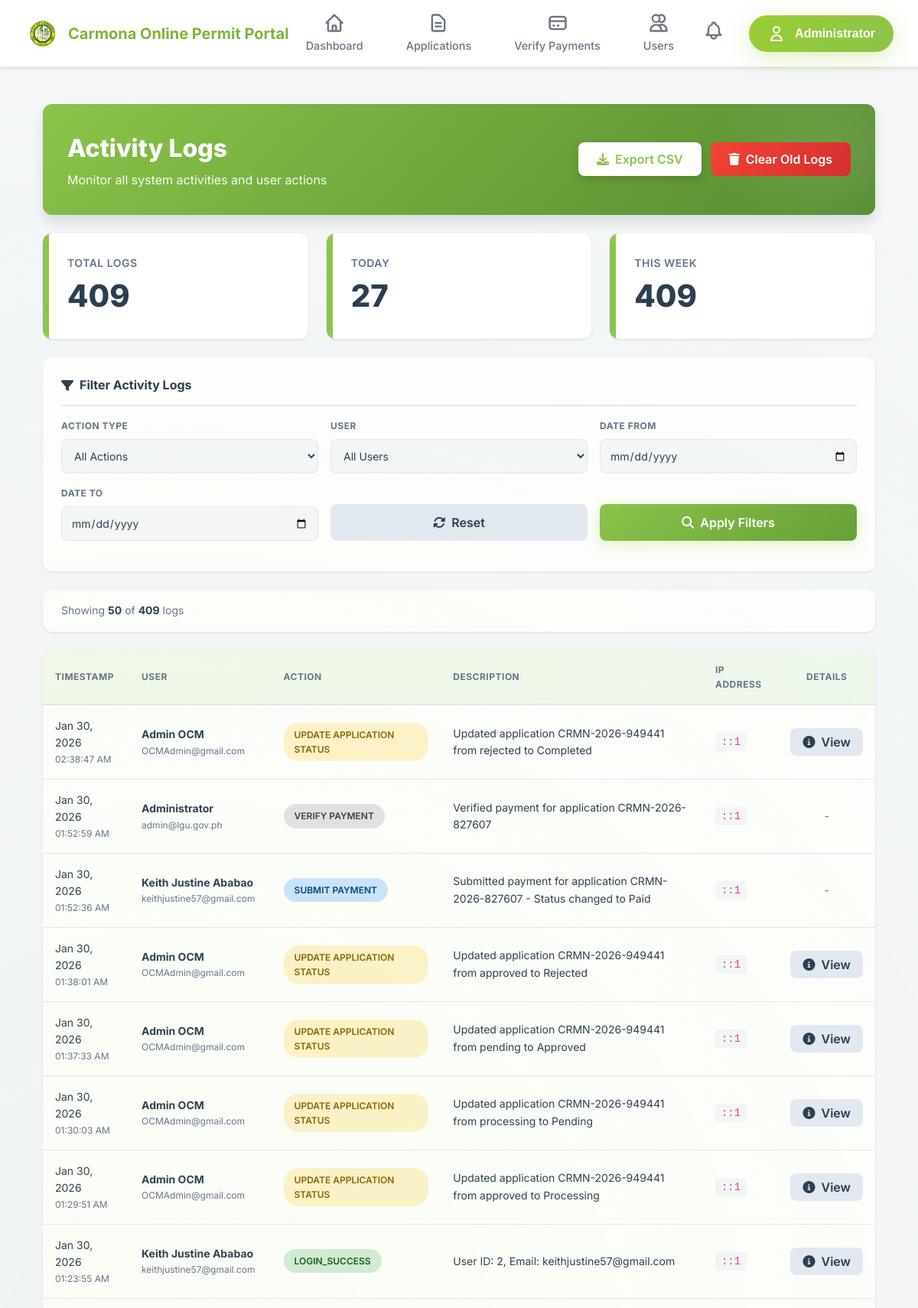
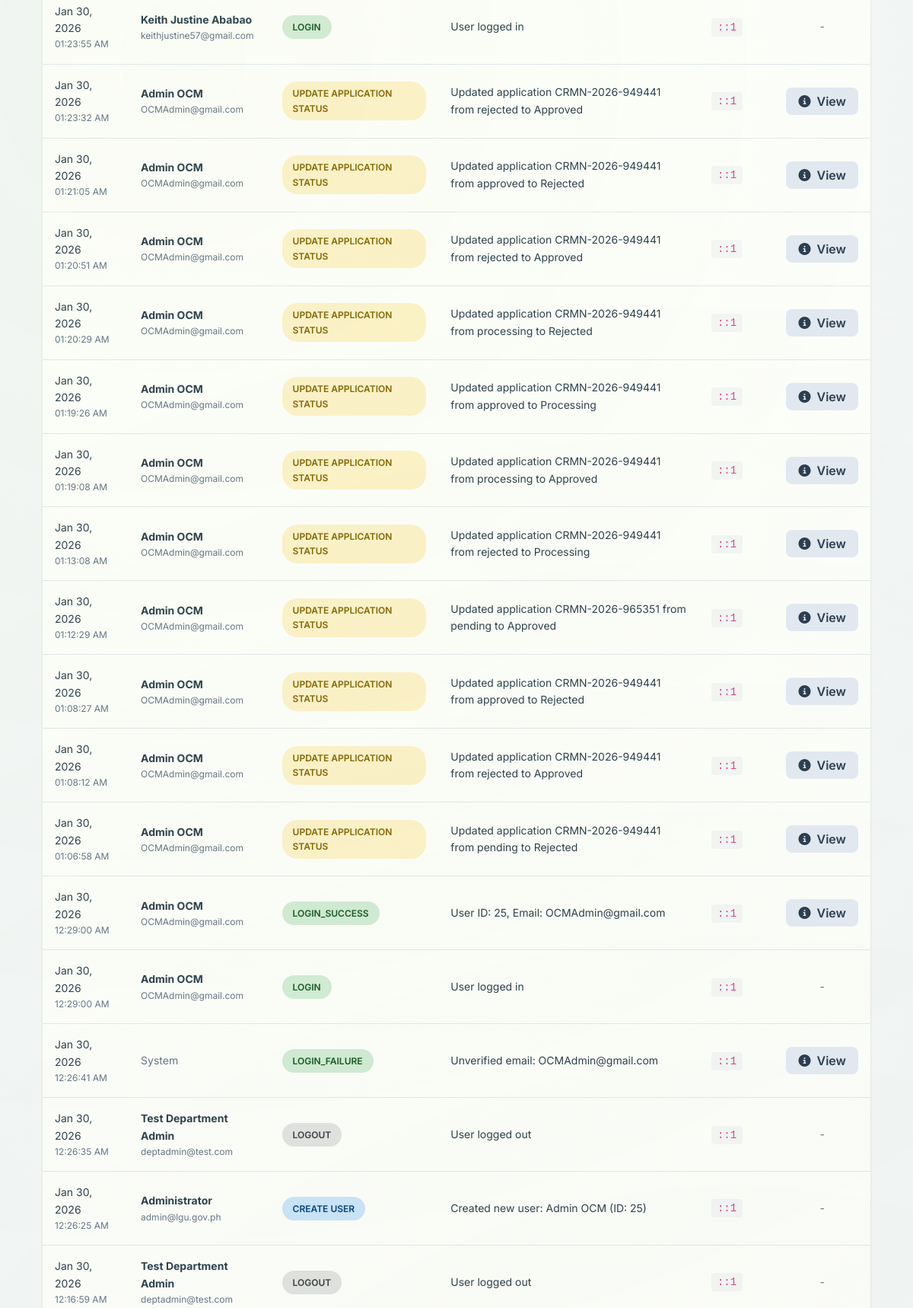
The app's page /admin/activity_logs.php (signed in, upper part) with its own data (2 pictures, top to bottom).
### tables this page shows
CREATE TABLE `users` (
  `id` int(11) NOT NULL,
  `name` varchar(255) NOT NULL,
  `email` varchar(255) NOT NULL,
  `password` varchar(255) NOT NULL,
  `mobile` varchar(20) NOT NULL,
  `address` text DEFAULT NULL,
  `department_id` int(11) DEFAULT NULL,
  `role` enum('user','admin','department_admin','superadmin') DEFAULT 'user',
  `is_active` tinyint(1) DEFAULT 1,
  `is_verified` tinyint(1) NOT NULL DEFAULT 0 COMMENT 'Email verification status',
  `verification_token` varchar(64) DEFAULT NULL COMMENT 'Email verification token',
  `token_expiry` datetime DEFAULT NULL COMMENT 'Token expiration time',
  `email_verified_at` datetime DEFAULT NULL COMMENT 'When email was verified',
  `created_at` timestamp NOT NULL DEFAULT current_timestamp(),
  `updated_at` timestamp NOT NULL DEFAULT current_timestamp() ON UPDATE current_timestamp()
);

CREATE TABLE `activity_logs` (
  `id` int(11) NOT NULL,
  `user_id` int(11) DEFAULT NULL,
  `department_id` int(11) DEFAULT NULL,
  `related_department_id` int(11) DEFAULT NULL,
  `action` varchar(100) NOT NULL,
  `description` text NOT NULL,
  `details` longtext DEFAULT NULL CHECK (json_valid(`details`)),
  `ip_address` varchar(45) DEFAULT NULL,
  `user_agent` text DEFAULT NULL,
  `created_at` timestamp NOT NULL DEFAULT current_timestamp()
);

### admin/activity_logs.php (the view, shortened to what the rows shown need)
<?php
require_once __DIR__ . '/../config.php';
require_once __DIR__ . '/../includes/functions.php';
$page = isset($_GET['page']) ? max(1, (int) $_GET['page']) : 1;
$per_page = 50;
$offset = ($page - 1) * $per_page;
$where = [];
$params = [];
$where_clause = $where ? 'WHERE ' . implode(' AND ', $where) : '';
$sql = "
    SELECT al.*, u.name, u.email
    FROM activity_logs al
    LEFT JOIN users u ON al.user_id = u.id
    $where_clause
    ORDER BY al.created_at DESC
    LIMIT ? OFFSET ?
";
$stmt = $pdo->prepare($sql);
$params[] = $per_page;
$params[] = $offset;
$stmt->execute($params);
$logs = $stmt->fetchAll();
include '../includes/header.php';
?>
<!DOCTYPE html>
<html lang="en">
<head>
    <link rel="stylesheet" href="https://cdnjs.cloudflare.com/ajax/libs/font-awesome/6.4.0/css/all.min.css">
    <link rel="stylesheet" href="../assets/css/admin-responsive.css">
    <link rel="stylesheet" href="../assets/css/admin/activity_logs_styles.css">
</head>
<body>
    <div class="container">
        <div class="page-header">
            <div>
                <h1>Activity Logs</h1>
            </div>
        </div>
        <?php if (empty($logs)): ?>
            <div class="table-card">
                <div class="empty-state">
                    <i class="fas fa-history"></i>
                    <h3>No Activity Logs Found</h3>
                    <p>Try adjusting your filters</p>
                </div>
            </div>
        <?php else: ?>
            <div class="table-card">
                <div class="table-container">
                    <table class="modern-table" id="logsTable">
                        <thead>
                            <tr>
                                <th>Timestamp</th>
                                <th>User</th>
                                <th>Action</th>
                                <th>Description</th>
                                <th>IP Address</th>
                                <th style="text-align: center;">Details</th>
                            </tr>
                        </thead>
                        <tbody>
                            <?php foreach ($logs as $log): ?>
                                <tr>
                                    <td>
                                        <div><?php echo date('M d, Y', strtotime($log['created_at'])); ?></div>
                                        <div style="font-size: 0.75rem; color: var(--text-secondary);">
                                            <?php echo date('h:i:s A', strtotime($log['created_at'])); ?>
                                        </div>
                                    </td>
                                    <td>
                                        <?php if ($log['user_id']): ?>
                                            <div>
                                                <strong><?php echo htmlspecialchars($log['name']); ?></strong>
                                            </div>
                                            <div style="font-size: 0.75rem; color: var(--text-secondary);">
                                                <?php echo htmlspecialchars($log['email']); ?>
                                            </div>
                                        <?php else: ?>
                                            <span style="color: var(--text-secondary);">System</span>
                                        <?php endif; ?>
                                    </td>
                                    <td>
                                        <span class="badge badge-<?php echo getActionBadgeClass($log['action']); ?>">
                                            <?php echo htmlspecialchars($log['action']); ?>
                                        </span>
                                    </td>
                                    <td><?php echo htmlspecialchars($log['description']); ?></td>
                                    <td>
                                        <code><?php echo $log['ip_address'] ? htmlspecialchars($log['ip_address']) : 'N/A'; ?></code>
                                    </td>
                                    <td style="text-align: center;">
                                        <?php if ($log['details']): ?>
                                            <button onclick="showDetails(this)"
                                                data-details="<?php echo $log['details'] ? htmlspecialchars($log['details']) : ''; ?>"
                                                class="btn btn-secondary" style="padding: 0.5rem 1rem; font-size: 0.75rem;">
                                                <i class="fas fa-info-circle"></i> View
                                            </button>
                                        <?php else: ?>
                                            <span style="color: var(--text-secondary);">-</span>
                                        <?php endif; ?>
                                    </td>
                                </tr>
                            <?php endforeach; ?>
                        </tbody>
                    </table>
                </div>
            </div>
        <?php endif; ?>
    </div>
</body>
</html>
<?php include '../includes/footer.php'; ?>
<?php
function getActionBadgeClass($action)
{
    $classes = [
        'login' => 'success',
        'logout' => 'secondary',
        'register' => 'info',
        'create' => 'primary',
        'update' => 'warning',
        'delete' => 'danger',
        'approve' => 'success',
        'reject' => 'danger',
        'submit' => 'primary'
    ];
    foreach ($classes as $key => $class) {
        if (stripos($action, $key) !== false) {
            return $class;
        }
    }
    return 'secondary';
}
?>

### includes/header.php (shortened to what the rows shown need)
<?php
require_once __DIR__ . '/../config.php';
require_once __DIR__ . '/functions.php';
$currentUser = getCurrentUser();
?>
<!DOCTYPE html>
<html lang="en">
<head>
    <link rel="stylesheet" href="<?php echo BASE_URL; ?>/assets/css/style.css">
</head>
<body>
    <nav class="navbar" style="display: flex; justify-content: space-between; align-items: center; padding: 1rem 2rem; background: white; box-shadow: 0 2px 4px rgba(0, 0, 0, 0.1); position: sticky; top: 0; z-index: 1000;">
        <div class="nav-right-section" style="display: flex; align-items: center; gap: 1rem;">
            <?php if (isLoggedIn()): ?>
                <div class="notification-bell" onclick="toggleNotifications()">
                </div>
                <div class="nav-dropdown" style="position: relative;">
                    <button class="nav-dropdown-toggle" style="display: flex; align-items: center; gap: 0.75rem; padding: 0.75rem 1.5rem; border-radius: 50px; background: linear-gradient(135deg, #9ACD32, #8BC34A); color: white; border: none; cursor: pointer; box-shadow: 0 8px 32px rgba(154, 205, 50, 0.3); font-weight: 700; font-size: 1rem; transition: all 0.3s ease;">
                        <svg fill="none" stroke="currentColor" viewBox="0 0 24 24" style="width: 24px; height: 24px; stroke: white;">
                            <path stroke-linecap="round" stroke-linejoin="round" stroke-width="2" d="M16 7a4 4 0 11-8 0 4 4 0 018 0zM12 14a7 7 0 00-7 7h14a7 7 0 00-7-7z"/>
                        </svg>
                        <span><?php echo htmlspecialchars($currentUser['name']); ?></span>
                    </button>
                </div>
            <?php endif; ?>
        </div>
    </nav>
    <main class="main-content">

### records on screen
users: name "Administrator"
activity_logs: created_at "Jan 30, 2026", created_at "02:38:47 AM", user.name "Admin OCM", user.email "OCMAdmin@gmail.com", action "UPDATE APPLICATION STATUS", description "Updated application CRMN-2026-949441 from rejected to Completed", ip_address "::1"
activity_logs: created_at "Jan 30, 2026", created_at "01:52:59 AM", user.name "Administrator", user.email "admin@lgu.gov.ph", action "VERIFY PAYMENT", description "Verified payment for application CRMN-2026-827607", ip_address "::1"
activity_logs: created_at "Jan 30, 2026", created_at "01:52:36 AM", user.name "Keith Justine Ababao", user.email "keithjustine57@gmail.com", action "SUBMIT PAYMENT", description "Submitted payment for application CRMN-2026-827607 - Status changed to Paid", ip_address "::1"
activity_logs: created_at "Jan 30, 2026", created_at "01:38:01 AM", user.name "Admin OCM", user.email "OCMAdmin@gmail.com", action "UPDATE APPLICATION STATUS", description "Updated application CRMN-2026-949441 from approved to Rejected", ip_address "::1"
activity_logs: created_at "Jan 30, 2026", created_at "01:37:33 AM", user.name "Admin OCM", user.email "OCMAdmin@gmail.com", action "UPDATE APPLICATION STATUS", description "Updated application CRMN-2026-949441 from pending to Approved", ip_address "::1"
activity_logs: created_at "Jan 30, 2026", created_at "01:30:03 AM", user.name "Admin OCM", user.email "OCMAdmin@gmail.com", action "UPDATE APPLICATION STATUS", description "Updated application CRMN-2026-949441 from processing to Pending", ip_address "::1"
activity_logs: created_at "Jan 30, 2026", created_at "01:29:51 AM", user.name "Admin OCM", user.email "OCMAdmin@gmail.com", action "UPDATE APPLICATION STATUS", description "Updated application CRMN-2026-949441 from approved to Processing", ip_address "::1"
activity_logs: created_at "Jan 30, 2026", created_at "01:23:55 AM", user.name "Keith Justine Ababao", user.email "keithjustine57@gmail.com", action "LOGIN_SUCCESS", description "User ID: 2, Email: keithjustine57@gmail.com", ip_address "::1"
activity_logs: created_at "Jan 30, 2026", created_at "01:23:55 AM", user.name "Keith Justine Ababao", user.email "keithjustine57@gmail.com", action "LOGIN", description "User logged in", ip_address "::1"
activity_logs: created_at "Jan 30, 2026", created_at "01:23:32 AM", user.name "Admin OCM", user.email "OCMAdmin@gmail.com", action "UPDATE APPLICATION STATUS", description "Updated application CRMN-2026-949441 from rejected to Approved", ip_address "::1"
activity_logs: created_at "Jan 30, 2026", created_at "01:21:05 AM", user.name "Admin OCM", user.email "OCMAdmin@gmail.com", action "UPDATE APPLICATION STATUS", description "Updated application CRMN-2026-949441 from approved to Rejected", ip_address "::1"
activity_logs: created_at "Jan 30, 2026", created_at "01:20:51 AM", user.name "Admin OCM", user.email "OCMAdmin@gmail.com", action "UPDATE APPLICATION STATUS", description "Updated application CRMN-2026-949441 from rejected to Approved", ip_address "::1"
activity_logs: created_at "Jan 30, 2026", created_at "01:20:29 AM", user.name "Admin OCM", user.email "OCMAdmin@gmail.com", action "UPDATE APPLICATION STATUS", description "Updated application CRMN-2026-949441 from processing to Rejected", ip_address "::1"
activity_logs: created_at "Jan 30, 2026", created_at "01:19:26 AM", user.name "Admin OCM", user.email "OCMAdmin@gmail.com", action "UPDATE APPLICATION STATUS", description "Updated application CRMN-2026-949441 from approved to Processing", ip_address "::1"
activity_logs: created_at "Jan 30, 2026", created_at "01:19:08 AM", user.name "Admin OCM", user.email "OCMAdmin@gmail.com", action "UPDATE APPLICATION STATUS", description "Updated application CRMN-2026-949441 from processing to Approved", ip_address "::1"
activity_logs: created_at "Jan 30, 2026", created_at "01:13:08 AM", user.name "Admin OCM", user.email "OCMAdmin@gmail.com", action "UPDATE APPLICATION STATUS", description "Updated application CRMN-2026-949441 from rejected to Processing", ip_address "::1"
activity_logs: created_at "Jan 30, 2026", created_at "01:12:29 AM", user.name "Admin OCM", user.email "OCMAdmin@gmail.com", action "UPDATE APPLICATION STATUS", description "Updated application CRMN-2026-965351 from pending to Approved", ip_address "::1"
activity_logs: created_at "Jan 30, 2026", created_at "01:08:27 AM", user.name "Admin OCM", user.email "OCMAdmin@gmail.com", action "UPDATE APPLICATION STATUS", description "Updated application CRMN-2026-949441 from approved to Rejected", ip_address "::1"
activity_logs: created_at "Jan 30, 2026", created_at "01:08:12 AM", user.name "Admin OCM", user.email "OCMAdmin@gmail.com", action "UPDATE APPLICATION STATUS", description "Updated application CRMN-2026-949441 from rejected to Approved", ip_address "::1"
activity_logs: created_at "Jan 30, 2026", created_at "01:06:58 AM", user.name "Admin OCM", user.email "OCMAdmin@gmail.com", action "UPDATE APPLICATION STATUS", description "Updated application CRMN-2026-949441 from pending to Rejected", ip_address "::1"
activity_logs: created_at "Jan 30, 2026", created_at "12:29:00 AM", user.name "Admin OCM", user.email "OCMAdmin@gmail.com", action "LOGIN_SUCCESS", description "User ID: 25, Email: OCMAdmin@gmail.com", ip_address "::1"
activity_logs: created_at "Jan 30, 2026", created_at "12:29:00 AM", user.name "Admin OCM", user.email "OCMAdmin@gmail.com", action "LOGIN", description "User logged in", ip_address "::1"
activity_logs: created_at "Jan 30, 2026", created_at "12:26:41 AM", shows "System", action "LOGIN_FAILURE", description "Unverified email: OCMAdmin@gmail.com", ip_address "::1"
activity_logs: created_at "Jan 30, 2026", created_at "12:26:35 AM", user.name "Test Department Admin", user.email "deptadmin@test.com", action "LOGOUT", description "User logged out", ip_address "::1"
activity_logs: created_at "Jan 30, 2026", created_at "12:26:25 AM", user.name "Administrator", user.email "admin@lgu.gov.ph", action "CREATE USER", description "Created new user: Admin OCM (ID: 25)", ip_address "::1"
activity_logs: created_at "Jan 30, 2026", created_at "12:16:59 AM", user.name "Test Department Admin", user.email "deptadmin@test.com", action "LOGOUT", description "User logged out", ip_address "::1"

### other values on screen
$stats['total'] "409"
$stats['today'] "27"
$stats['this_week'] "409"
count($logs) "50"
$total "409"
